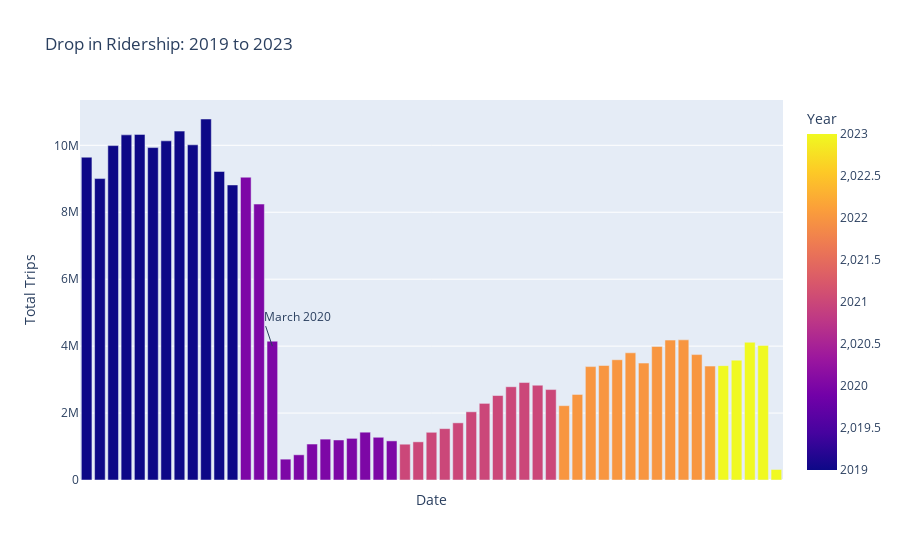

The cell this chart's notebook holds for it:
### Code cell
# trips_month[trips_month['Year'] >= 2023]
month = px.bar(trips_month[trips_month['Year'] >= 2019], x = "Date",
             y='Trip Count',labels={"Trip Count" : "Total Trips", "index" : "Month"}, 
             title = "Drop in Ridership: 2019 to 2023", color = 'Year')
month.update_xaxes(showticklabels=False)
month.add_annotation(
    x="March 2020", y = 4000000,
    text="March 2020",
    showarrow=True,
    xanchor="left")
#month.add_hline(y=10008025)
month.show()

### Figure 1 — Plotly figure (JSON) as saved in the notebook; plotly's stock layout.template omitted (floating-point values rounded to 4 significant figures)
{"data": [{"alignmentgroup": "True", "hovertemplate": "Date=%{x}<br>Total Trips=%{y}<br>Year=%{marker.color}<extra></extra>", "legendgroup": "", "marker": {"color": [2019, 2019, 2019, 2019, 2019, 2019, 2019, 2019, 2019, 2019, 2019, 2019, 2020, 2020, 2020, 2020, 2020, 2020, 2020, 2020, 2020, 2020, 2020, 2020, 2021, 2021, 2021, 2021, 2021, 2021, 2021, 2021, 2021, 2021, 2021, 2021, 2022, 2022, 2022, 2022, 2022, 2022, 2022, 2022, 2022, 2022, 2022, 2022, 2023, 2023, 2023, 2023, 2023], "coloraxis": "coloraxis", "pattern": {"shape": ""}}, "name": "", "offsetgroup": "", "orientation": "v", "showlegend": false, "textposition": "auto", "type": "bar", "x": ["January 2019", "February 2019", "March 2019", "April 2019", "May 2019", "June 2019", "July 2019", "August 2019", "September 2019", "October 2019", "November 2019", "December 2019", "January 2020", "February 2020", "March 2020", "April 2020", "May 2020", "June 2020", "July 2020", "August 2020", "September 2020", "October 2020", "November 2020", "December 2020", "January 2021", "February 2021", "March 2021", "April 2021", "May 2021", "June 2021", "July 2021", "August 2021", "September 2021", "October 2021", "November 2021", "December 2021", "January 2022", "February 2022", "March 2022", "April 2022", "May 2022", "June 2022", "July 2022", "August 2022", "September 2022", "October 2022", "November 2022", "December 2022", "January 2023", "February 2023", "March 2023", "April 2023", "May 2023"], "xaxis": "x", "y": [9644792, 9006216, 9991747, 10312623, 10326834, 9932642, 10134097, 10424866, 10015058, 10786560, 9218525, 8815645, 9047397, 8244817, 4147783, 622953, 752902, 1074640, 1221838, 1195699, 1244202, 1428414, 1276647, 1168987, 1069678, 1140865, 1425588, 1534665, 1707831, 2038091, 2289408, 2524267, 2787280, 2912064, 2832666, 2701999, 2220863, 2558265, 3388485, 3421101, 3593434, 3800420, 3493579, 3991651, 4180197, 4187488, 3747639, 3403625, 3417241, 3581426, 4116038, 4022389, 314524], "yaxis": "y"}], "layout": {"annotations": [{"showarrow": true, "text": "March 2020", "x": "March 2020", "xanchor": "left", "y": 4000000}], "autosize": true, "barmode": "relative", "coloraxis": {"colorbar": {"title": {"text": "Year"}}, "colorscale": [[0, "#0d0887"], [0.1111, "#46039f"], [0.2222, "#7201a8"], [0.3333, "#9c179e"], [0.4444, "#bd3786"], [0.5556, "#d8576b"], [0.6667, "#ed7953"], [0.7778, "#fb9f3a"], [0.8889, "#fdca26"], [1, "#f0f921"]]}, "legend": {"tracegroupgap": 0}, "title": {"text": "Drop in Ridership: 2019 to 2023"}, "xaxis": {"anchor": "y", "autorange": true, "domain": [0, 1], "range": [-0.5, 52.5], "showticklabels": false, "title": {"text": "Date"}, "type": "category"}, "yaxis": {"anchor": "x", "autorange": true, "domain": [0, 1], "range": [0, 11350000.0], "title": {"text": "Total Trips"}, "type": "linear"}}}
